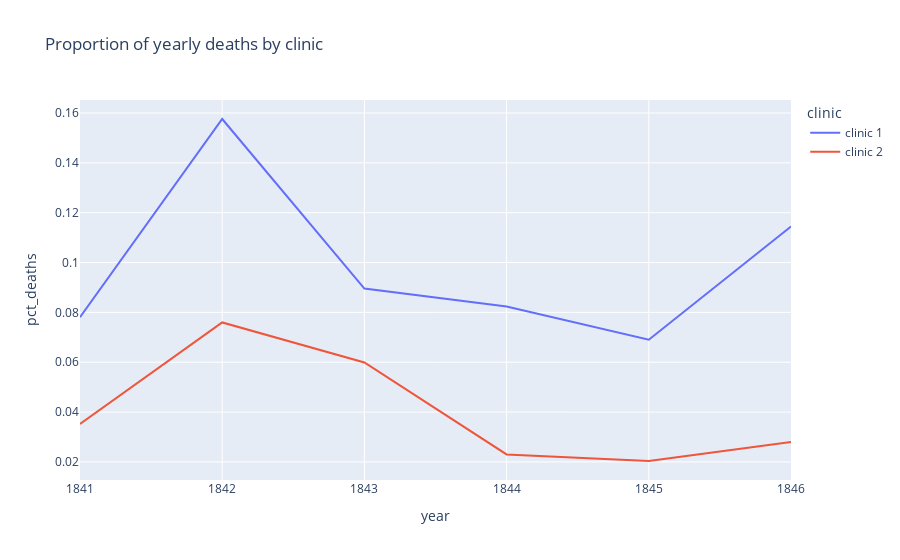

The cell this chart's notebook holds for it:
### Code cell
figure = px.line(df_yearly,
                 x="year",
                 y="pct_deaths",
                 color="clinic",
                 title="Proportion of yearly deaths by clinic")
figure.show()

### Figure 1 — Plotly figure (JSON) as saved in the notebook; plotly's stock layout.template omitted (floating-point values rounded to 4 significant figures)
{"data": [{"hovertemplate": "clinic=clinic 1<br>year=%{x}<br>pct_deaths=%{y}<extra></extra>", "legendgroup": "clinic 1", "line": {"color": "#636efa", "dash": "solid"}, "marker": {"symbol": "circle"}, "mode": "lines", "name": "clinic 1", "orientation": "v", "showlegend": true, "type": "scatter", "x": [1841, 1842, 1843, 1844, 1845, 1846], "xaxis": "x", "y": [0.07806, 0.1576, 0.08954, 0.08236, 0.06901, 0.1145], "yaxis": "y"}, {"hovertemplate": "clinic=clinic 2<br>year=%{x}<br>pct_deaths=%{y}<extra></extra>", "legendgroup": "clinic 2", "line": {"color": "#EF553B", "dash": "solid"}, "marker": {"symbol": "circle"}, "mode": "lines", "name": "clinic 2", "orientation": "v", "showlegend": true, "type": "scatter", "x": [1841, 1842, 1843, 1844, 1845, 1846], "xaxis": "x", "y": [0.03522, 0.07597, 0.05988, 0.023, 0.02036, 0.02797], "yaxis": "y"}], "layout": {"legend": {"title": {"text": "clinic"}, "tracegroupgap": 0}, "title": {"text": "Proportion of yearly deaths by clinic"}, "xaxis": {"anchor": "y", "domain": [0, 1], "title": {"text": "year"}}, "yaxis": {"anchor": "x", "domain": [0, 1], "title": {"text": "pct_deaths"}}}}
